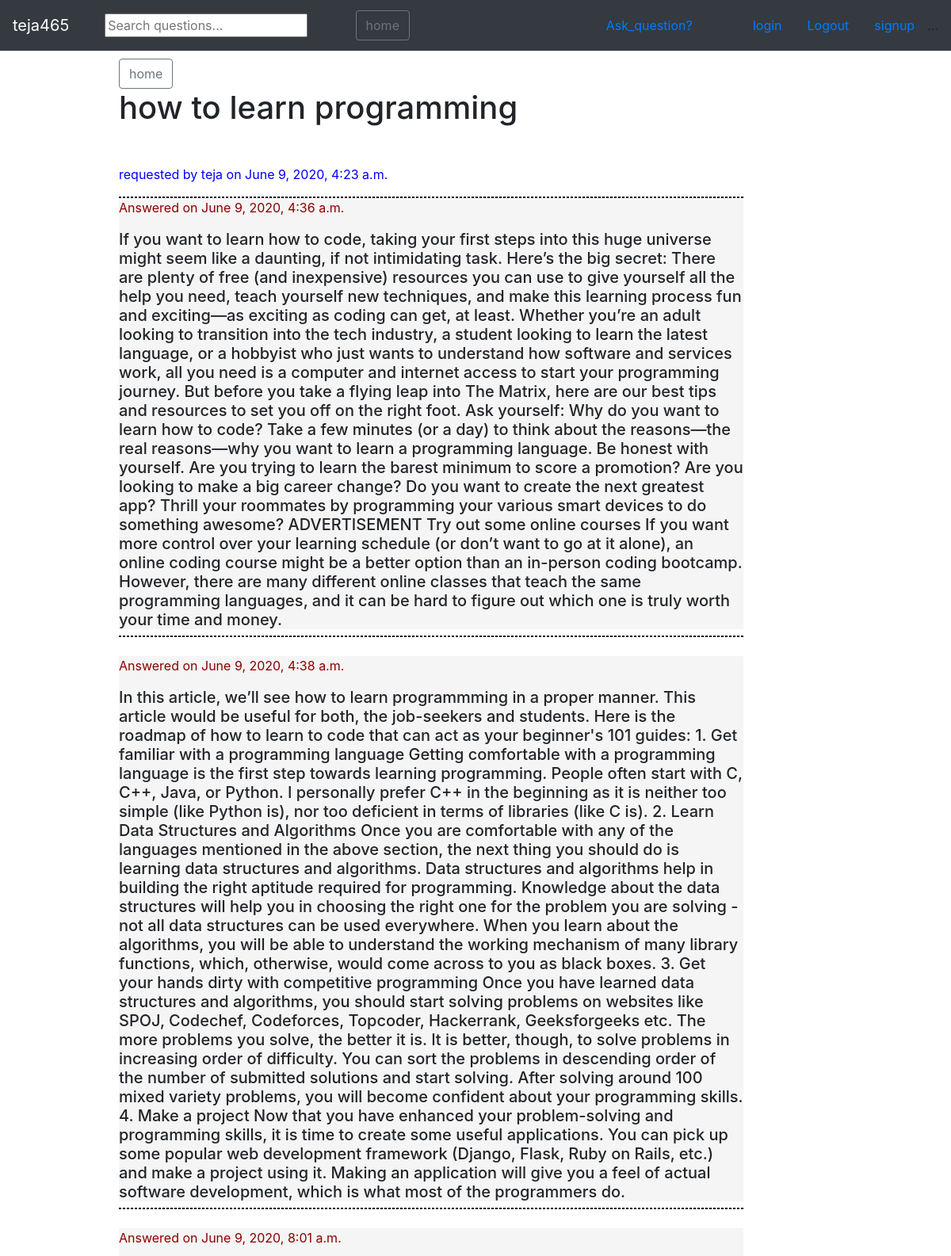
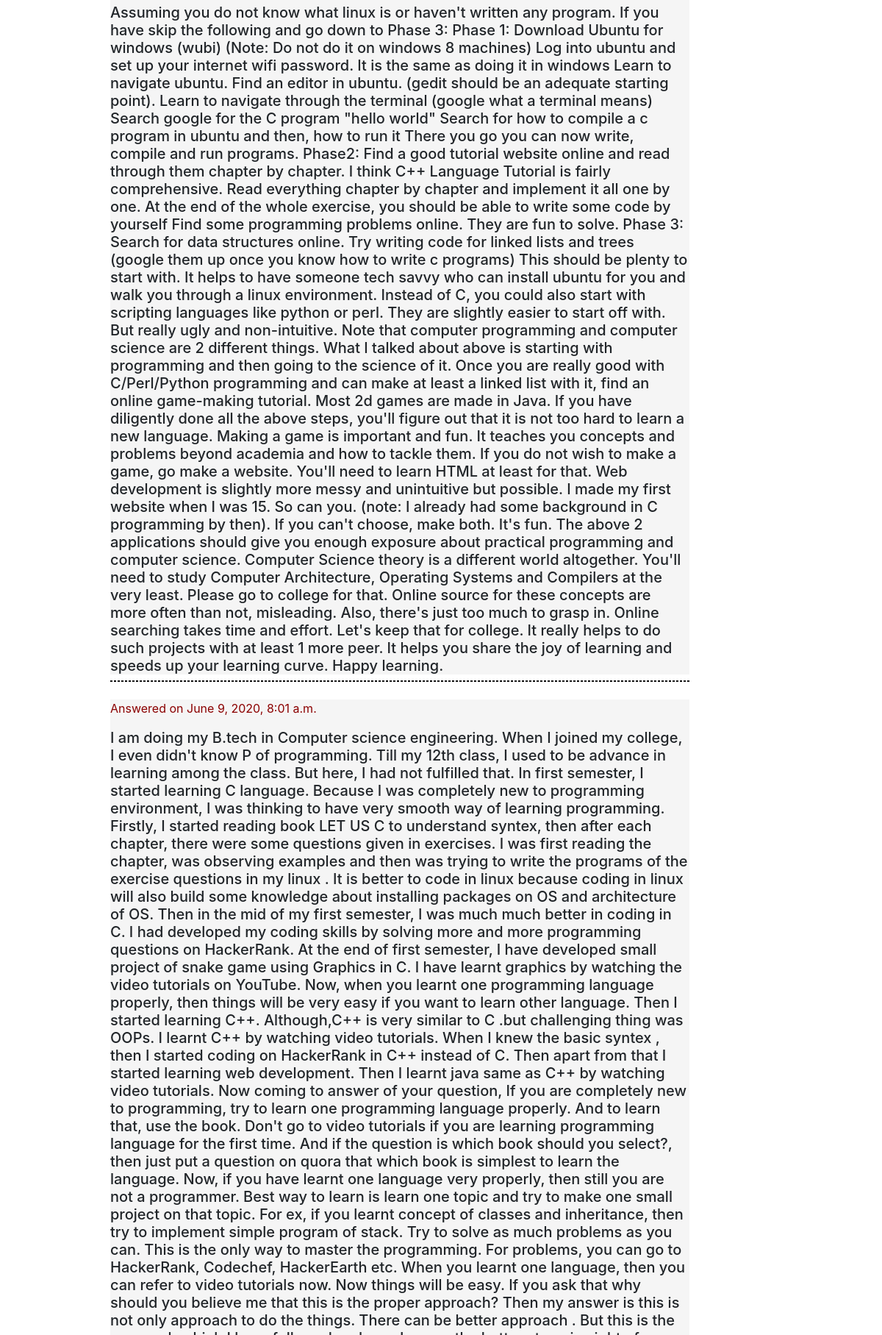
/detail/1 (upper part), run on the app's committed database (2 pictures, top to bottom).
### myapp/models.py (models this page shows, shortened)
class questions_model(models.Model):
    author = models.ForeignKey(User,on_delete=models.CASCADE,related_name='questions')
    question = models.TextField()
    date=models.DateTimeField(default=timezone.now)

class answers_model(models.Model):
    date=models.DateTimeField(default=timezone.now)
    answer = models.TextField(default='  ')
    question = models.ForeignKey(questions_model, default=1,  on_delete=models.CASCADE,related_name='answers')

### myapp/views.py (the view)
# urls.py: re_path(r'^detail/(?P<id>\d+)', views.question_detail_view),
def question_detail_view(request,id):
    question=questions_model.objects.get(id=id)
    answers=question.answers.all()
    return render(request,'questionDetail.html',{'question':question,'answers':answers})

### templates/questionDetail.html (shortened to what this page needs)
<!DOCTYPE html>
{% extends 'base.html'%}
{% block detailQuestion%}
<div class="qa">
  <a href="http://127.0.0.1:8000/" class="btn btn-outline-secondary">home</a>
<h1> {{question.question}} </h1>
<p> &emsp;&emsp;
  <div class="aut_date">
  requested by {{question.author}} on {{question.date}}
    </div>
</p>
<div class="striped-border">
</div>
{%if answers%}
    {% for answer in answers %}
        <div class="ans_date">
          <div class="answer_date_individual">  <p> Answered on {{answer.date}}</p>
          </div>
      <h5>{{answer.answer}}</h5>
        </div>
      <div class="striped-border">
      </div>
      <br>
    {% endfor%}
      <br><a href="http://127.0.0.1:8000/answer/{{question.id}}" class="btn btn-primary">Answer this question</a>
  {% else%}
  <h3>No one answered this question
    be the first to answer</h3>
<a href="http://127.0.0.1:8000/answer/{{question.id}}" class="btn btn-primary">Answer this question</a>
    <a href="answer/{{question.id}}"></a>
  {% endif%}
</div>
{% endblock %}

### static/index.css (style rules this page uses)
.striped-border { border: 1px dashed #000; margin: auto; margin-top:0%; margin-bottom: 0%; }
.qa { float:left; padding: 10px 10px 0 150px ; width: 79%; }
.aut_date { color:blue; }
.ans_date { background-color: WhiteSmoke; }
.answer_date_individual { color:DarkRed; }

### data on the page
questions_model: question "how to learn programming", author "teja", date "June 9, 2020, 4:23 a.m."
answers_model: date "June 9, 2020, 4:36 a.m.", answer "If you want to learn how to code, taking your first steps into this huge universe might seem like a daunting, if not intimidating task. Here’s the big secret: There are plenty of free (and inexpensive) resources you can use to give yourself all the help you need, teach yourself new techniques, and make this learning process fun and exciting—as exciting as coding can get, at least. Whether you’re an adult looking to transition into the tech industry, a student looking to learn the latest language, or a hobbyist who just wants to understand how software and services work, all you need is a computer and internet access to start your programming journey. But before you take a flying leap into…"
answers_model: date "June 9, 2020, 4:38 a.m.", answer "In this article, we’ll see how to learn programmming in a proper manner. This article would be useful for both, the job-seekers and students. Here is the roadmap of how to learn to code that can act as your beginner's 101 guides: 1. Get familiar with a programming language Getting comfortable with a programming language is the first step towards learning programming. People often start with C, C++, Java, or Python. I personally prefer C++ in the beginning as it is neither too simple (like Python is), nor too deficient in terms of libraries (like C is). 2. Learn Data Structures and Algorithms Once you are comfortable with any of the languages mentioned in the above section, the next thing…"
answers_model: date "June 9, 2020, 8:01 a.m.", answer "Assuming you do not know what linux is or haven't written any program. If you have skip the following and go down to Phase 3: Phase 1: Download Ubuntu for windows (wubi) (Note: Do not do it on windows 8 machines) Log into ubuntu and set up your internet wifi password. It is the same as doing it in windows Learn to navigate ubuntu. Find an editor in ubuntu. (gedit should be an adequate starting point). Learn to navigate through the terminal (google what a terminal means) Search google for the C program \"hello world\" Search for how to compile a c program in ubuntu and then, how to run it There you go you can now write, compile and run programs. Phase2: Find a good tutorial website online and…"
answers_model: date "June 9, 2020, 8:01 a.m."
